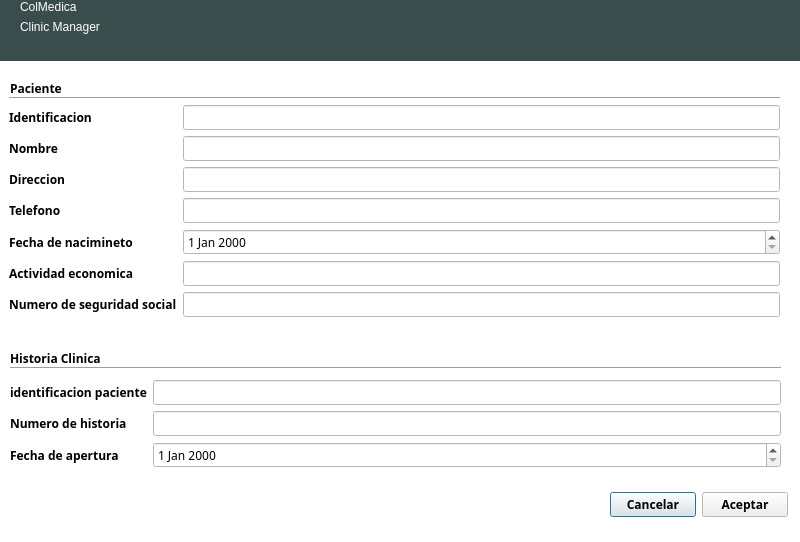
<?xml version="1.0" encoding="UTF-8"?>
<ui version="4.0">
 <class>DialogNuevoPaciente</class>
 <widget class="QDialog" name="DialogNuevoPaciente">
  <property name="geometry">
   <rect>
    <x>0</x>
    <y>0</y>
    <width>800</width>
    <height>542</height>
   </rect>
  </property>
  <property name="palette">
   <palette>
    <active>
     <colorrole role="Base">
      <brush brushstyle="SolidPattern">
       <color alpha="255">
        <red>255</red>
        <green>255</green>
        <blue>255</blue>
       </color>
      </brush>
     </colorrole>
     <colorrole role="Window">
      <brush brushstyle="SolidPattern">
       <color alpha="255">
        <red>255</red>
        <green>255</green>
        <blue>255</blue>
       </color>
      </brush>
     </colorrole>
    </active>
    <inactive>
     <colorrole role="Base">
      <brush brushstyle="SolidPattern">
       <color alpha="255">
        <red>255</red>
        <green>255</green>
        <blue>255</blue>
       </color>
      </brush>
     </colorrole>
     <colorrole role="Window">
      <brush brushstyle="SolidPattern">
       <color alpha="255">
        <red>255</red>
        <green>255</green>
        <blue>255</blue>
       </color>
      </brush>
     </colorrole>
    </inactive>
    <disabled>
     <colorrole role="Base">
      <brush brushstyle="SolidPattern">
       <color alpha="255">
        <red>255</red>
        <green>255</green>
        <blue>255</blue>
       </color>
      </brush>
     </colorrole>
     <colorrole role="Window">
      <brush brushstyle="SolidPattern">
       <color alpha="255">
        <red>255</red>
        <green>255</green>
        <blue>255</blue>
       </color>
      </brush>
     </colorrole>
    </disabled>
   </palette>
  </property>
  <property name="windowTitle">
   <string>Nuevo paciente</string>
  </property>
  <property name="autoFillBackground">
   <bool>true</bool>
  </property>
  <widget class="QWidget" name="widget" native="true">
   <property name="geometry">
    <rect>
     <x>0</x>
     <y>70</y>
     <width>791</width>
     <height>461</height>
    </rect>
   </property>
   <property name="font">
    <font>
     <family>Ubuntu Condensed</family>
     <weight>75</weight>
     <bold>true</bold>
    </font>
   </property>
   <property name="autoFillBackground">
    <bool>true</bool>
   </property>
   <widget class="QWidget" name="layoutWidget">
    <property name="geometry">
     <rect>
      <x>610</x>
      <y>420</y>
      <width>178</width>
      <height>29</height>
     </rect>
    </property>
    <layout class="QHBoxLayout" name="horizontalLayout">
     <item>
      <widget class="QPushButton" name="pushButtonCancelar">
       <property name="text">
        <string>Cancelar</string>
       </property>
      </widget>
     </item>
     <item>
      <widget class="QPushButton" name="pushButtonAceptar">
       <property name="text">
        <string>Aceptar</string>
       </property>
      </widget>
     </item>
    </layout>
   </widget>
   <widget class="QWidget" name="layoutWidget">
    <property name="geometry">
     <rect>
      <x>9</x>
      <y>35</y>
      <width>771</width>
      <height>227</height>
     </rect>
    </property>
    <layout class="QFormLayout" name="formLayout_2">
     <item row="0" column="0">
      <widget class="QLabel" name="labelIdentificacion">
       <property name="text">
        <string>Identificacion</string>
       </property>
      </widget>
     </item>
     <item row="0" column="1">
      <widget class="QLineEdit" name="lineEditIdentificacion">
       <property name="font">
        <font>
         <weight>50</weight>
         <bold>false</bold>
        </font>
       </property>
      </widget>
     </item>
     <item row="1" column="0">
      <widget class="QLabel" name="labelNombre">
       <property name="text">
        <string>Nombre</string>
       </property>
      </widget>
     </item>
     <item row="1" column="1">
      <widget class="QLineEdit" name="lineEditNombre">
       <property name="font">
        <font>
         <weight>50</weight>
         <bold>false</bold>
        </font>
       </property>
      </widget>
     </item>
     <item row="2" column="0">
      <widget class="QLabel" name="labelDireccion">
       <property name="text">
        <string>Direccion</string>
       </property>
      </widget>
     </item>
     <item row="2" column="1">
      <widget class="QLineEdit" name="lineEditDireccion">
       <property name="font">
        <font>
         <weight>50</weight>
         <bold>false</bold>
        </font>
       </property>
      </widget>
     </item>
     <item row="3" column="0">
      <widget class="QLabel" name="labelTelefono">
       <property name="text">
        <string>Telefono</string>
       </property>
      </widget>
     </item>
     <item row="3" column="1">
      <widget class="QLineEdit" name="lineEditTelefono">
       <property name="font">
        <font>
         <weight>50</weight>
         <bold>false</bold>
        </font>
       </property>
      </widget>
     </item>
     <item row="4" column="0">
      <widget class="QLabel" name="labelFechaDeNacimiento">
       <property name="text">
        <string>Fecha de nacimineto</string>
       </property>
      </widget>
     </item>
     <item row="4" column="1">
      <widget class="QDateEdit" name="dateEditFechaDeNacimiento">
       <property name="font">
        <font>
         <weight>50</weight>
         <bold>false</bold>
        </font>
       </property>
      </widget>
     </item>
     <item row="5" column="0">
      <widget class="QLabel" name="labelActividadEconomica">
       <property name="text">
        <string>Actividad economica              </string>
       </property>
      </widget>
     </item>
     <item row="5" column="1">
      <widget class="QLineEdit" name="lineEditActividadEconomica">
       <property name="font">
        <font>
         <weight>50</weight>
         <bold>false</bold>
        </font>
       </property>
      </widget>
     </item>
     <item row="6" column="0">
      <widget class="QLabel" name="labelNumeroDeSeguridadSocial">
       <property name="text">
        <string>Numero de seguridad social</string>
       </property>
      </widget>
     </item>
     <item row="6" column="1">
      <widget class="QLineEdit" name="lineEditNumeroDeSeguridadSocial">
       <property name="font">
        <font>
         <weight>50</weight>
         <bold>false</bold>
        </font>
       </property>
      </widget>
     </item>
    </layout>
   </widget>
   <widget class="Line" name="line_2">
    <property name="geometry">
     <rect>
      <x>10</x>
      <y>290</y>
      <width>771</width>
      <height>16</height>
     </rect>
    </property>
    <property name="orientation">
     <enum>Qt::Horizontal</enum>
    </property>
   </widget>
   <widget class="QLabel" name="labelPaciente">
    <property name="geometry">
     <rect>
      <x>10</x>
      <y>10</y>
      <width>81</width>
      <height>16</height>
     </rect>
    </property>
    <property name="text">
     <string>Paciente</string>
    </property>
   </widget>
   <widget class="Line" name="line">
    <property name="geometry">
     <rect>
      <x>9</x>
      <y>20</y>
      <width>771</width>
      <height>16</height>
     </rect>
    </property>
    <property name="orientation">
     <enum>Qt::Horizontal</enum>
    </property>
   </widget>
   <widget class="QWidget" name="layoutWidget">
    <property name="geometry">
     <rect>
      <x>10</x>
      <y>310</y>
      <width>771</width>
      <height>95</height>
     </rect>
    </property>
    <layout class="QFormLayout" name="formLayout">
     <item row="0" column="0">
      <widget class="QLabel" name="labelIdentificacionPaciente">
       <property name="text">
        <string>identificacion paciente</string>
       </property>
      </widget>
     </item>
     <item row="0" column="1">
      <widget class="QLineEdit" name="lineEditIdentificacionPaciente">
       <property name="font">
        <font>
         <weight>50</weight>
         <bold>false</bold>
        </font>
       </property>
       <property name="readOnly">
        <bool>true</bool>
       </property>
      </widget>
     </item>
     <item row="1" column="0">
      <widget class="QLabel" name="labelNumeroDeHistoria">
       <property name="text">
        <string>Numero de historia</string>
       </property>
      </widget>
     </item>
     <item row="1" column="1">
      <widget class="QLineEdit" name="lineEditNumeroDeHistoria">
       <property name="font">
        <font>
         <weight>50</weight>
         <bold>false</bold>
        </font>
       </property>
      </widget>
     </item>
     <item row="2" column="0">
      <widget class="QLabel" name="labelFechaDeApertura">
       <property name="text">
        <string>Fecha de apertura </string>
       </property>
      </widget>
     </item>
     <item row="2" column="1">
      <widget class="QDateEdit" name="dateEditFechaDeApertura">
       <property name="font">
        <font>
         <weight>50</weight>
         <bold>false</bold>
        </font>
       </property>
      </widget>
     </item>
    </layout>
   </widget>
   <widget class="QLabel" name="labelHistoriaClinica">
    <property name="geometry">
     <rect>
      <x>10</x>
      <y>280</y>
      <width>131</width>
      <height>16</height>
     </rect>
    </property>
    <property name="text">
     <string>Historia Clinica</string>
    </property>
   </widget>
  </widget>
  <widget class="QWidget" name="widget_2" native="true">
   <property name="geometry">
    <rect>
     <x>0</x>
     <y>0</y>
     <width>801</width>
     <height>61</height>
    </rect>
   </property>
   <property name="palette">
    <palette>
     <active>
      <colorrole role="WindowText">
       <brush brushstyle="SolidPattern">
        <color alpha="255">
         <red>255</red>
         <green>255</green>
         <blue>255</blue>
        </color>
       </brush>
      </colorrole>
      <colorrole role="Base">
       <brush brushstyle="SolidPattern">
        <color alpha="255">
         <red>255</red>
         <green>255</green>
         <blue>255</blue>
        </color>
       </brush>
      </colorrole>
      <colorrole role="Window">
       <brush brushstyle="SolidPattern">
        <color alpha="255">
         <red>57</red>
         <green>77</green>
         <blue>76</blue>
        </color>
       </brush>
      </colorrole>
     </active>
     <inactive>
      <colorrole role="WindowText">
       <brush brushstyle="SolidPattern">
        <color alpha="255">
         <red>255</red>
         <green>255</green>
         <blue>255</blue>
        </color>
       </brush>
      </colorrole>
      <colorrole role="Base">
       <brush brushstyle="SolidPattern">
        <color alpha="255">
         <red>255</red>
         <green>255</green>
         <blue>255</blue>
        </color>
       </brush>
      </colorrole>
      <colorrole role="Window">
       <brush brushstyle="SolidPattern">
        <color alpha="255">
         <red>57</red>
         <green>77</green>
         <blue>76</blue>
        </color>
       </brush>
      </colorrole>
     </inactive>
     <disabled>
      <colorrole role="WindowText">
       <brush brushstyle="SolidPattern">
        <color alpha="255">
         <red>159</red>
         <green>158</green>
         <blue>158</blue>
        </color>
       </brush>
      </colorrole>
      <colorrole role="Base">
       <brush brushstyle="SolidPattern">
        <color alpha="255">
         <red>57</red>
         <green>77</green>
         <blue>76</blue>
        </color>
       </brush>
      </colorrole>
      <colorrole role="Window">
       <brush brushstyle="SolidPattern">
        <color alpha="255">
         <red>57</red>
         <green>77</green>
         <blue>76</blue>
        </color>
       </brush>
      </colorrole>
     </disabled>
    </palette>
   </property>
   <property name="autoFillBackground">
    <bool>true</bool>
   </property>
   <widget class="QWidget" name="widget_3" native="true">
    <property name="geometry">
     <rect>
      <x>590</x>
      <y>10</y>
      <width>41</width>
      <height>41</height>
     </rect>
    </property>
    <property name="contextMenuPolicy">
     <enum>Qt::NoContextMenu</enum>
    </property>
    <property name="autoFillBackground">
     <bool>false</bool>
    </property>
    <property name="styleSheet">
     <string notr="true">image: url(:/Iconos/user_big.png);</string>
    </property>
   </widget>
   <widget class="QWidget" name="layoutWidget_3">
    <property name="geometry">
     <rect>
      <x>20</x>
      <y>0</y>
      <width>162</width>
      <height>61</height>
     </rect>
    </property>
    <layout class="QFormLayout" name="formLayout_4">
     <item row="0" column="0">
      <widget class="QLabel" name="label_7">
       <property name="styleSheet">
        <string notr="true">font: 30pt &quot;Ubuntu Condensed&quot;;
color: rgb(255, 255, 255);</string>
       </property>
       <property name="text">
        <string>ColMedica</string>
       </property>
      </widget>
     </item>
     <item row="1" column="0">
      <widget class="QLabel" name="label_8">
       <property name="text">
        <string>Clinic Manager</string>
       </property>
      </widget>
     </item>
    </layout>
   </widget>
  </widget>
 </widget>
 <resources/>
 <connections/>
</ui>
